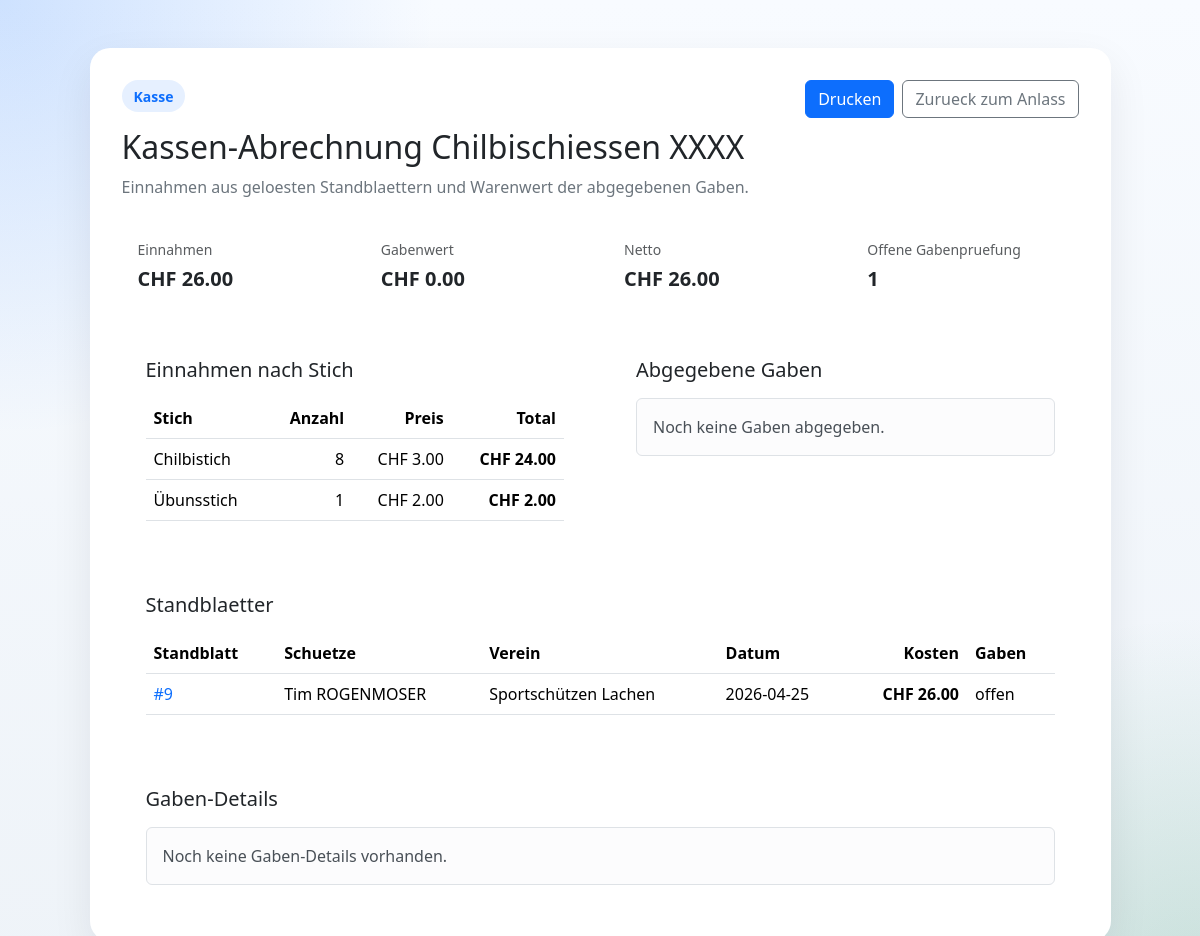
The page /anlass/6/kasse (signed in) on the database its author committed.
### tables this page shows
CREATE TABLE anlass (
    id INT UNSIGNED AUTO_INCREMENT PRIMARY KEY,
    fk_adress_id_creator INT UNSIGNED NULL,
    fk_adress_id_modifier INT UNSIGNED NULL,
    name_anlass VARCHAR(190) NOT NULL,
    shortname_anlass VARCHAR(100) NULL,
    start_anlass DATE NULL,
    end_anlass DATE NULL,
    created_by_user_id INT UNSIGNED NULL,
    created_at TIMESTAMP NOT NULL DEFAULT CURRENT_TIMESTAMP,
    updated_by_user_id INT UNSIGNED NULL,
    updated_at TIMESTAMP NOT NULL DEFAULT CURRENT_TIMESTAMP ON UPDATE CURRENT_TIMESTAMP,
    CONSTRAINT fk_anlass_adress_creator
        FOREIGN KEY (fk_adress_id_creator) REFERENCES adressen(id)
        ON DELETE SET NULL,
    CONSTRAINT fk_anlass_adress_modifier
        FOREIGN KEY (fk_adress_id_modifier) REFERENCES adressen(id)
        ON DELETE SET NULL,
    CONSTRAINT fk_anlass_created_by
        FOREIGN KEY (created_by_user_id) REFERENCES users(id)
        ON DELETE SET NULL,
    CONSTRAINT fk_anlass_updated_by
        FOREIGN KEY (updated_by_user_id) REFERENCES users(id)
        ON DELETE SET NULL
);

CREATE TABLE stich (
    id INT UNSIGNED AUTO_INCREMENT PRIMARY KEY,
    id_anlass INT UNSIGNED NOT NULL,
    id_disziplin INT UNSIGNED NULL,
    name VARCHAR(150) NOT NULL,
    short_name VARCHAR(50) NULL,
    anzeige_id VARCHAR(50) NULL,
    scheibe VARCHAR(50) NULL,
    wertigkeit DECIMAL(10,2) NULL,
    anzahl_schuss SMALLINT UNSIGNED NULL,
    anzahl_passen SMALLINT UNSIGNED NULL,
    preis DECIMAL(10,2) NULL,
    verbindung VARCHAR(100) NULL,
    created_by_user_id INT UNSIGNED NULL,
    created_at TIMESTAMP NOT NULL DEFAULT CURRENT_TIMESTAMP,
    updated_by_user_id INT UNSIGNED NULL,
    updated_at TIMESTAMP NOT NULL DEFAULT CURRENT_TIMESTAMP ON UPDATE CURRENT_TIMESTAMP,
    CONSTRAINT fk_stich_anlass
        FOREIGN KEY (id_anlass) REFERENCES anlass(id)
        ON DELETE CASCADE,
    CONSTRAINT fk_stich_created_by
        FOREIGN KEY (created_by_user_id) REFERENCES users(id)
        ON DELETE SET NULL,
    CONSTRAINT fk_stich_updated_by
        FOREIGN KEY (updated_by_user_id) REFERENCES users(id)
        ON DELETE SET NULL
);

CREATE TABLE standblatt (
    id INT UNSIGNED AUTO_INCREMENT PRIMARY KEY,
    id_anlass INT UNSIGNED NOT NULL,
    id_adresse INT UNSIGNED NOT NULL,
    datum DATE NULL,
    kosten DECIMAL(10,2) NULL,
    gaben_geprueft TINYINT(1) NOT NULL DEFAULT 0,
    created_by_user_id INT UNSIGNED NULL,
    created_at TIMESTAMP NOT NULL DEFAULT CURRENT_TIMESTAMP,
    updated_by_user_id INT UNSIGNED NULL,
    updated_at TIMESTAMP NOT NULL DEFAULT CURRENT_TIMESTAMP ON UPDATE CURRENT_TIMESTAMP,
    CONSTRAINT fk_standblatt_anlass
        FOREIGN KEY (id_anlass) REFERENCES anlass(id)
        ON DELETE CASCADE,
    CONSTRAINT fk_standblatt_adresse
        FOREIGN KEY (id_adresse) REFERENCES adressen(id)
        ON DELETE RESTRICT,
    CONSTRAINT fk_standblatt_created_by
        FOREIGN KEY (created_by_user_id) REFERENCES users(id)
        ON DELETE SET NULL,
    CONSTRAINT fk_standblatt_updated_by
        FOREIGN KEY (updated_by_user_id) REFERENCES users(id)
        ON DELETE SET NULL
);

CREATE TABLE adressen (
    id INT UNSIGNED AUTO_INCREMENT PRIMARY KEY,
    creator_adress_id INT UNSIGNED NULL,
    modifier_adress_id INT UNSIGNED NULL,
    anrede VARCHAR(50) NULL,
    firmen_anrede VARCHAR(100) NULL,
    nachname VARCHAR(150) NOT NULL,
    vorname VARCHAR(150) NULL,
    zusatz VARCHAR(150) NULL,
    strasse VARCHAR(190) NULL,
    postfach VARCHAR(100) NULL,
    nation VARCHAR(100) NULL,
    plz_id INT UNSIGNED NULL,
    telefon VARCHAR(50) NULL,
    email VARCHAR(190) NULL,
    notiz TEXT NULL,
    geburtsdatum DATE NULL,
    lizenz VARCHAR(100) NULL,
    passwort VARCHAR(255) NULL,
    created_by_user_id INT UNSIGNED NULL,
    created_at TIMESTAMP NOT NULL DEFAULT CURRENT_TIMESTAMP,
    updated_by_user_id INT UNSIGNED NULL,
    updated_at TIMESTAMP NOT NULL DEFAULT CURRENT_TIMESTAMP ON UPDATE CURRENT_TIMESTAMP,
    CONSTRAINT fk_adressen_creator_adress
        FOREIGN KEY (creator_adress_id) REFERENCES adressen(id)
        ON DELETE SET NULL,
    CONSTRAINT fk_adressen_modifier_adress
        FOREIGN KEY (modifier_adress_id) REFERENCES adressen(id)
        ON DELETE SET NULL,
    CONSTRAINT fk_adressen_plz
        FOREIGN KEY (plz_id) REFERENCES plz(id)
        ON DELETE SET NULL,
    CONSTRAINT fk_adressen_created_by
        FOREIGN KEY (created_by_user_id) REFERENCES users(id)
        ON DELETE SET NULL,
    CONSTRAINT fk_adressen_updated_by
        FOREIGN KEY (updated_by_user_id) REFERENCES users(id)
        ON DELETE SET NULL
);

### app/Views/anlass/kasse.php (the view, shortened to what the rows shown need)
<?php
$anlassId = (int) $anlass['id'];
$abrechnung = $abrechnung ?? [];
$money = static fn (float $value): string => 'CHF ' . number_format($value, 2, '.', "'");
$einnahmenTotal = (float) ($abrechnung['einnahmen_total'] ?? 0);
$gabenTotal = (float) ($abrechnung['gaben_total'] ?? 0);
$netto = (float) ($abrechnung['netto'] ?? 0);
$standblaetter = $abrechnung['standblaetter'] ?? [];
$stichEinnahmen = $abrechnung['stich_einnahmen'] ?? [];
$gaben = $abrechnung['gaben'] ?? [];
$abgaben = $abrechnung['abgaben'] ?? [];
?>
<!DOCTYPE html>
<html lang="de">
<head>
</head>
<body class="app-shell">
    <main class="container py-5">
        <div class="row justify-content-center">
            <div class="col-12 col-xl-11">
                <div class="card dashboard-card">
                    <div class="card-body">
                        <div class="d-flex flex-column flex-md-row justify-content-between align-items-md-start gap-3 mb-4">
                            <div>
                                <div class="brand-badge mb-3">Kasse</div>
                                <h1 class="h2 mb-2">Kassen-Abrechnung <?= htmlspecialchars((string) $anlass['name_anlass']) ?></h1>
                                <p class="muted-copy mb-0">
                                    Einnahmen aus geloesten Standblaettern und Warenwert der abgegebenen Gaben.
                                </p>
                            </div>
                            <div class="d-flex flex-wrap gap-2 no-print">
                                <button type="button" class="btn btn-primary" onclick="window.print()">Drucken</button>
                                <a href="<?= htmlspecialchars(Url::app('/anlass/' . $anlassId)) ?>" class="btn btn-outline-secondary">
                                    Zurueck zum Anlass
                                </a>
                            </div>
                        </div>
                        <div class="row g-3 mb-4">
                            <div class="col-12 col-md-3">
                                <div class="list-group-item h-100 p-3 bg-white rounded-4">
                                    <div class="small text-body-secondary mb-1">Einnahmen</div>
                                    <div class="fw-semibold fs-5"><?= htmlspecialchars($money($einnahmenTotal)) ?></div>
                                </div>
                            </div>
                            <div class="col-12 col-md-3">
                                <div class="list-group-item h-100 p-3 bg-white rounded-4">
                                    <div class="small text-body-secondary mb-1">Gabenwert</div>
                                    <div class="fw-semibold fs-5"><?= htmlspecialchars($money($gabenTotal)) ?></div>
                                </div>
                            </div>
                            <div class="col-12 col-md-3">
                                <div class="list-group-item h-100 p-3 bg-white rounded-4">
                                    <div class="small text-body-secondary mb-1">Netto</div>
                                    <div class="fw-semibold fs-5"><?= htmlspecialchars($money($netto)) ?></div>
                                </div>
                            </div>
                            <div class="col-12 col-md-3">
                                <div class="list-group-item h-100 p-3 bg-white rounded-4">
                                    <div class="small text-body-secondary mb-1">Offene Gabenpruefung</div>
                                    <div class="fw-semibold fs-5"><?= (int) ($abrechnung['offene_gaben_pruefungen'] ?? 0) ?></div>
                                </div>
                            </div>
                        </div>
                        <div class="row g-4">
                            <div class="col-12 col-lg-6">
                                <section class="list-group-item p-4 bg-white rounded-4 h-100">
                                    <h2 class="h5 mb-3">Einnahmen nach Stich</h2>
                                    <?php if ($stichEinnahmen === []): ?>
                                        <div class="alert alert-light border mb-0">Noch keine Stiche geloest.</div>
                                    <?php else: ?>
                                        <div class="table-responsive">
                                            <table class="table align-middle mb-0">
                                                <thead>
                                                    <tr>
                                                        <th>Stich</th>
                                                        <th class="text-end">Anzahl</th>
                                                        <th class="text-end">Preis</th>
                                                        <th class="text-end">Total</th>
                                                    </tr>
                                                </thead>
                                                <tbody>
                                                    <?php foreach ($stichEinnahmen as $row): ?>
                                                        <tr>
                                                            <td><?= htmlspecialchars((string) $row['name']) ?></td>
                                                            <td class="text-end"><?= (int) $row['anzahl_stiche'] ?></td>
                                                            <td class="text-end"><?= htmlspecialchars($money((float) $row['preis'])) ?></td>
                                                            <td class="text-end fw-semibold"><?= htmlspecialchars($money((float) $row['total'])) ?></td>
                                                        </tr>
                                                    <?php endforeach; ?>
                                                </tbody>
                                            </table>
                                        </div>
                                    <?php endif; ?>
                                </section>
                            </div>
                            <div class="col-12 col-lg-6">
                                <section class="list-group-item p-4 bg-white rounded-4 h-100">
                                    <h2 class="h5 mb-3">Abgegebene Gaben</h2>
                                    <?php if ($gaben === []): ?>
                                        <div class="alert alert-light border mb-0">Noch keine Gaben abgegeben.</div>
                                    <?php endif; ?>
                                </section>
                            </div>
                        </div>
                        <section class="list-group-item p-4 bg-white rounded-4 mt-4">
                            <h2 class="h5 mb-3">Standblaetter</h2>
                            <?php if ($standblaetter === []): ?>
                                <div class="alert alert-light border mb-0">Noch keine Standblaetter vorhanden.</div>
                            <?php else: ?>
                                <div class="table-responsive">
                                    <table class="table align-middle mb-0">
                                        <thead>
                                            <tr>
                                                <th>Standblatt</th>
                                                <th>Schuetze</th>
                                                <th>Verein</th>
                                                <th>Datum</th>
                                                <th class="text-end">Kosten</th>
                                                <th>Gaben</th>
                                            </tr>
                                        </thead>
                                        <tbody>
                                            <?php foreach ($standblaetter as $row): ?>
                                                <tr>
                                                    <td>
                                                        <a href="<?= htmlspecialchars(Url::app('/anlass/' . $anlassId . '/loesen/' . (int) $row['id'])) ?>" class="text-decoration-none">
                                                            #<?= (int) $row['id'] ?>
                                                        </a>
                                                    </td>
                                                    <td><?= htmlspecialchars((string) ($row['name'] ?: 'Unbekannt')) ?></td>
                                                    <td><?= htmlspecialchars((string) ($row['verein'] ?: '-')) ?></td>
                                                    <td><?= htmlspecialchars((string) ($row['datum'] ?: '-')) ?></td>
                                                    <td class="text-end fw-semibold"><?= htmlspecialchars($money((float) $row['kosten'])) ?></td>
                                                    <td><?= $row['gaben_geprueft'] ? 'geprueft' : 'offen' ?></td>
                                                </tr>
                                            <?php endforeach; ?>
                                        </tbody>
                                    </table>
                                </div>
                            <?php endif; ?>
                        </section>
                        <section class="list-group-item p-4 bg-white rounded-4 mt-4">
                            <h2 class="h5 mb-3">Gaben-Details</h2>
                            <?php if ($abgaben === []): ?>
                                <div class="alert alert-light border mb-0">Noch keine Gaben-Details vorhanden.</div>
                            <?php endif; ?>
                        </section>
                    </div>
                </div>
            </div>
        </div>
    </main>
</body>
</html>

### app/Core/Router.php (shortened to what the rows shown need)
<?php
final class Router
{
    private array $routes = [];
    public function dispatch(string $method, string $uri): void
    {
        $path = $this->normalizePath($uri);
        foreach ($this->routes[$method] ?? [] as $route) {
            if (!preg_match($route['pattern'], $path, $matches)) {
                continue;
            }
            $params = [];
            foreach ($matches as $key => $value) {
                if (is_string($key)) {
                    $params[$key] = $value;
                }
            }
            $route['handler']($params);
            return;
        }
    }
    private function map(string $method, string $path, callable $handler): void
    {
        $normalizedPath = $this->normalizePath($path);
        $quotedPath = preg_quote($normalizedPath, '#');
        $pattern = preg_replace_callback(
            '/\\\\\{([a-zA-Z_][a-zA-Z0-9_]*)\\\\\}/',
            static fn (array $matches): string => '(?P<' . $matches[1] . '>[^/]+)',
            $quotedPath
        );
        $this->routes[$method][] = [
            'path' => $normalizedPath,
            'pattern' => '#^' . $pattern . '$#',
            'handler' => $handler,
        ];
    }
    private function normalizePath(string $path): string
    {
        $path = parse_url($path, PHP_URL_PATH) ?: '/';
        if ($path !== '/') {
            $path = rtrim($path, '/');
        }
        return $path === '' ? '/' : $path;
    }
}

### rows shown on the page
anlass: name_anlass "Chilbischiessen XXXX"
stich: name "Chilbistich", anzahl_stiche "8", preis "CHF 3.00", total "CHF 24.00"
stich: name "Übunsstich", anzahl_stiche "1", preis "CHF 2.00", total "CHF 2.00"
standblatt: id "9", name "Tim ROGENMOSER", id_adresse.firmen_anrede "Sportschützen Lachen", datum "2026-04-25", kosten "CHF 26.00", gaben_geprueft "offen"

### other values the page prints
$money($einnahmenTotal) "CHF 26.00"
$money($gabenTotal) "CHF 0.00"
$money($netto) "CHF 26.00"
